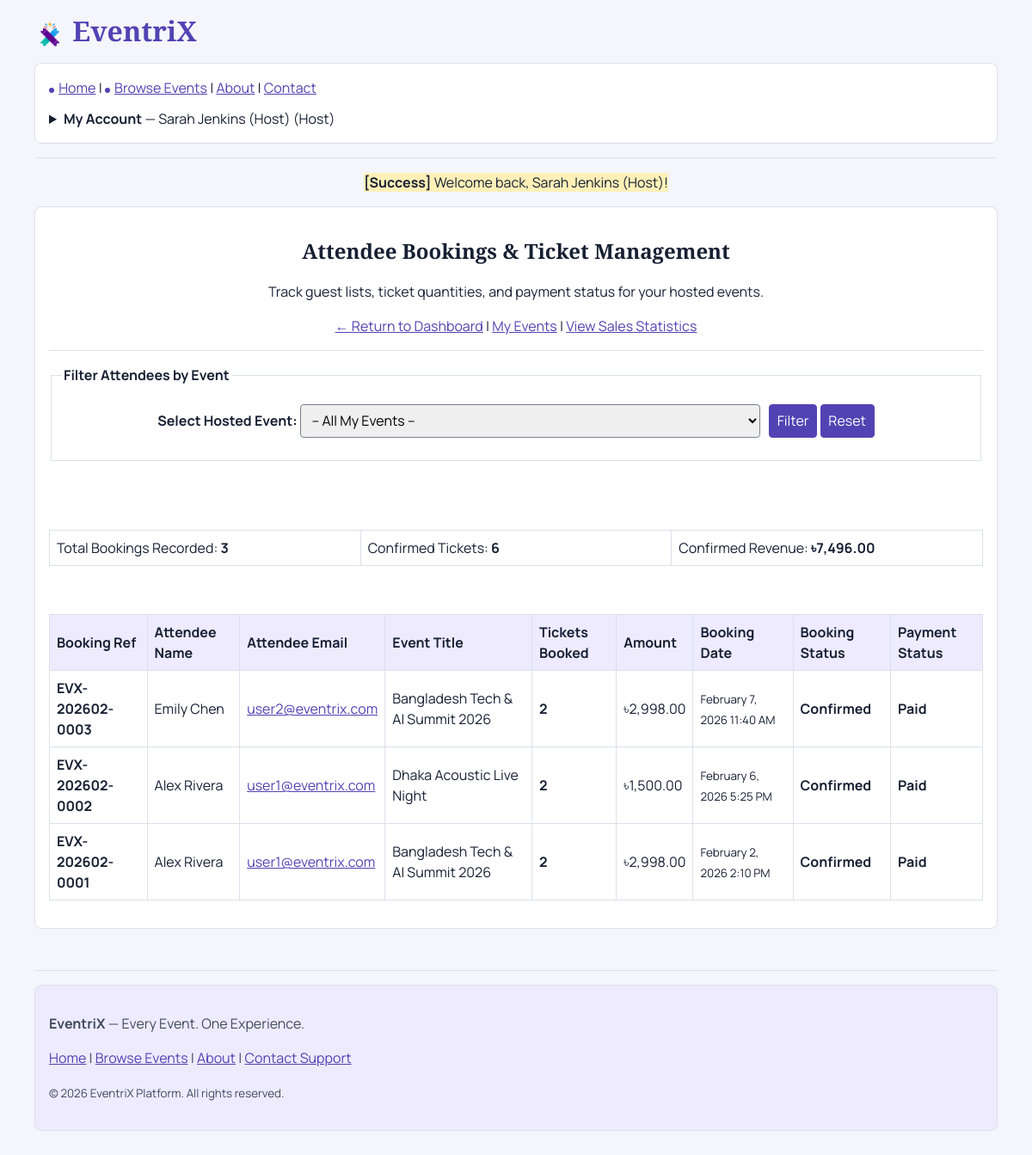
/host/manage-bookings.php (signed in), run on the app's committed database.
### tables this page shows
CREATE TABLE `bookings` (
  `id` INT AUTO_INCREMENT PRIMARY KEY,
  `booking_reference` VARCHAR(50) NOT NULL UNIQUE,
  `user_id` INT NOT NULL,
  `event_id` INT NOT NULL,
  `quantity` INT NOT NULL,
  `total_amount` DECIMAL(10,2) NOT NULL,
  `booking_status` ENUM('Pending Payment', 'Confirmed', 'Cancelled') NOT NULL DEFAULT 'Pending Payment',
  `payment_status` ENUM('Unpaid', 'Paid', 'Failed', 'Refunded') NOT NULL DEFAULT 'Unpaid',
  `created_at` TIMESTAMP DEFAULT CURRENT_TIMESTAMP,
  FOREIGN KEY (`user_id`) REFERENCES `users`(`id`) ON DELETE CASCADE,
  FOREIGN KEY (`event_id`) REFERENCES `events`(`id`) ON DELETE CASCADE,
  INDEX `idx_bookings_user` (`user_id`),
  INDEX `idx_bookings_event` (`event_id`),
  INDEX `idx_bookings_ref` (`booking_reference`)
);

CREATE TABLE `users` (
  `id` INT AUTO_INCREMENT PRIMARY KEY,
  `full_name` VARCHAR(100) NOT NULL,
  `email` VARCHAR(150) NOT NULL UNIQUE,
  `password` VARCHAR(255) NOT NULL,
  `role` ENUM('admin', 'host', 'user') NOT NULL DEFAULT 'user',
  `status` ENUM('active', 'suspended') NOT NULL DEFAULT 'active',
  `created_at` TIMESTAMP DEFAULT CURRENT_TIMESTAMP,
  INDEX `idx_users_role` (`role`),
  INDEX `idx_users_status` (`status`)
);

CREATE TABLE `events` (
  `id` INT AUTO_INCREMENT PRIMARY KEY,
  `host_id` INT NOT NULL,
  `title` VARCHAR(200) NOT NULL,
  `description` TEXT NOT NULL,
  `category` VARCHAR(100) NOT NULL,
  `image` VARCHAR(255) DEFAULT NULL,
  `event_date` DATE NOT NULL,
  `start_time` TIME NOT NULL,
  `end_time` TIME NOT NULL,
  `location` VARCHAR(255) NOT NULL,
  `ticket_price` DECIMAL(10,2) NOT NULL DEFAULT 0.00,
  `total_tickets` INT NOT NULL,
  `available_tickets` INT NOT NULL,
  `registration_deadline` DATETIME NOT NULL,
  `status` ENUM('Draft', 'Pending Approval', 'Approved', 'Rejected', 'Completed', 'Cancelled') NOT NULL DEFAULT 'Pending Approval',
  `created_at` TIMESTAMP DEFAULT CURRENT_TIMESTAMP,
  `updated_at` TIMESTAMP DEFAULT CURRENT_TIMESTAMP ON UPDATE CURRENT_TIMESTAMP,
  FOREIGN KEY (`host_id`) REFERENCES `users`(`id`) ON DELETE CASCADE,
  INDEX `idx_events_status` (`status`),
  INDEX `idx_events_category` (`category`),
  INDEX `idx_events_date` (`event_date`)
);

### host/manage-bookings.php (the view, shortened to what this page needs)
<?php
require_once __DIR__ . '/../includes/database.php';
require_once __DIR__ . '/../includes/functions.php';
$host_id = current_user_id();
$query = "SELECT b.*,
                 u.full_name AS attendee_name, u.email AS attendee_email,
                 e.title AS event_title, e.event_date, e.ticket_price, e.available_tickets, e.total_tickets
          FROM bookings b
          JOIN events e ON b.event_id = e.id
          JOIN users u ON b.user_id = u.id
          WHERE e.host_id = ?";
$params = [$host_id];
$query .= " ORDER BY b.created_at DESC";
$stmt = $pdo->prepare($query);
$stmt->execute($params);
$attendee_bookings = $stmt->fetchAll();
$total_tickets_shown = 0;
$total_revenue_shown = 0;
foreach ($attendee_bookings as $row) {
    if ($row['booking_status'] === 'Confirmed') {
        $total_tickets_shown += (int)$row['quantity'];
        $total_revenue_shown += (float)$row['total_amount'];
    }
}
require __DIR__ . '/../includes/header.php';
?>
<center>
    <h2>Attendee Bookings &amp; Ticket Management</h2>
    <p>Track guest lists, ticket quantities, and payment status for your hosted events.</p>
    <p>
        <a href="dashboard.html">&larr; Return to Dashboard</a> |
        <a href="manage-events.html">My Events</a> |
        <a href="event-statistics.html">View Sales Statistics</a>
    </p>
    <hr>
    <fieldset>
        <legend><strong>Filter Attendees by Event</strong></legend>
        <form action="manage-bookings.html" method="GET">
            <p>
                <label for="event_id"><strong>Select Hosted Event:</strong></label>
                <select id="event_id" name="event_id" onchange="this.form.submit()">
                    <option value="0">-- All My Events --</option>
                </select>
                <button type="submit">Filter</button>
                <a href="manage-bookings.html"><button type="button">Reset</button></a>
            </p>
        </form>
    </fieldset>
    <br><br>
    <table border="1" cellpadding="6" cellspacing="0">
        <tr align="center">
            <td width="200">Total Bookings Recorded: <strong><?php echo count($attendee_bookings); ?></strong></td>
            <td width="200">Confirmed Tickets: <strong><?php echo $total_tickets_shown; ?></strong></td>
            <td width="200">Confirmed Revenue: <strong><?php echo format_price($total_revenue_shown); ?></strong></td>
        </tr>
    </table>
    <br>
    <section>
        <?php if (!empty($attendee_bookings)): ?>
            <table border="1" cellpadding="8" cellspacing="0" width="95%">
                <thead>
                    <tr>
                        <th>Booking Ref</th>
                        <th>Attendee Name</th>
                        <th>Attendee Email</th>
                        <th>Event Title</th>
                        <th>Tickets Booked</th>
                        <th>Amount</th>
                        <th>Booking Date</th>
                        <th>Booking Status</th>
                        <th>Payment Status</th>
                    </tr>
                </thead>
                <tbody>
                    <?php foreach ($attendee_bookings as $b): ?>
                        <tr>
                            <td><strong><?php echo e($b['booking_reference']); ?></strong></td>
                            <td><?php echo e($b['attendee_name']); ?></td>
                            <td><a href="mailto:<?php echo e($b['attendee_email']); ?>"><?php echo e($b['attendee_email']); ?></a></td>
                            <td><?php echo e($b['event_title']); ?></td>
                            <td align="center"><strong><?php echo $b['quantity']; ?></strong></td>
                            <td><?php echo format_price($b['total_amount']); ?></td>
                            <td><small><?php echo format_date($b['created_at']); ?> <?php echo date('g:i A', strtotime($b['created_at'])); ?></small></td>
                            <td align="center">
                                <?php if ($b['booking_status'] === 'Confirmed'): ?>
                                    <strong><?php echo e($b['booking_status']); ?></strong>
                                <?php else: ?>
                                    <em><?php echo e($b['booking_status']); ?></em>
                                <?php endif; ?>
                            </td>
                            <td align="center">
                                <?php if ($b['payment_status'] === 'Paid'): ?>
                                    <strong><?php echo e($b['payment_status']); ?></strong>
                                <?php else: ?>
                                    <em><?php echo e($b['payment_status']); ?></em>
                                <?php endif; ?>
                            </td>
                        </tr>
                    <?php endforeach; ?>
                </tbody>
            </table>
        <?php else: ?>
            <p><em>No bookings have been made yet for the selected criteria.</em></p>
        <?php endif; ?>
    </section>
</center>
<?php require __DIR__ . '/../includes/footer.php'; ?>

### assets/css/site.css (style rules this page uses)
:root { --accent: #5342b3; --ink: #172033; --line: #dce0eb; }
* { box-sizing: border-box; }
body { margin: 0 auto; max-width: 72rem; padding: 1rem; color: var(--ink); background: #f5f6fb; font: 1rem/1.5 Manrope, Arial, sans-serif; }
h1, h2, h3 { font-family: "Playfair Display", Georgia, serif; line-height: 1.25; }
a { color: var(--accent); }
hr { border: 0; border-top: 1px solid var(--line); }
fieldset { min-width: 0; margin-block: 1rem; border: 1px solid var(--line); }
input, select, textarea, button { max-width: 100%; padding: .4rem .55rem; border: 1px solid #7b8090; border-radius: 4px; font: inherit; }
button, .nav-auth, .landing-intro > p:last-child a, .landing-cta a { color: white; background: var(--accent); border-color: var(--accent); }
button { cursor: pointer; }
table { width: 100%; margin-block: 1rem; border-collapse: collapse; border-color: var(--line); }
th, td { padding: .5rem; border: 1px solid var(--line); text-align: left; }
th { background: #eeebff; }

### data on the page
bookings: booking_reference "EVX-202602-0003", user.full_name "Emily Chen", user.email "user2@eventrix.com", event.title "Bangladesh Tech & AI Summit 2026", quantity "2", total_amount "৳2,998.00", created_at "February 7, 2026", created_at "11:40 AM", booking_status "Confirmed", payment_status "Paid"
bookings: booking_reference "EVX-202602-0002", user.full_name "Alex Rivera", user.email "user1@eventrix.com", event.title "Dhaka Acoustic Live Night", quantity "2", total_amount "৳1,500.00", created_at "February 6, 2026", created_at "5:25 PM", booking_status "Confirmed", payment_status "Paid"
bookings: booking_reference "EVX-202602-0001", user.full_name "Alex Rivera", user.email "user1@eventrix.com", event.title "Bangladesh Tech & AI Summit 2026", quantity "2", total_amount "৳2,998.00", created_at "February 2, 2026", created_at "2:10 PM", booking_status "Confirmed", payment_status "Paid"

### other printed values
$site_name "EventriX"
current_user_name() "Sarah Jenkins (Host)"
current_user_role() "Host"
$message "Welcome back, Sarah Jenkins (Host)!"
count($attendee_bookings) "3"
$total_tickets_shown "6"
format_price($total_revenue_shown) "৳7,496.00"
